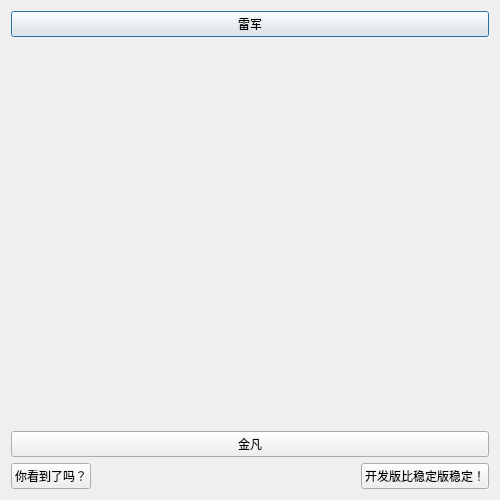
<?xml version="1.0" encoding="UTF-8"?>
<ui version="4.0">
 <class>Dialog</class>
 <widget class="QDialog" name="Dialog">
  <property name="geometry">
   <rect>
    <x>0</x>
    <y>0</y>
    <width>500</width>
    <height>500</height>
   </rect>
  </property>
  <property name="windowTitle">
   <string>Dialog</string>
  </property>
  <layout class="QFormLayout" name="formLayout">
   <item row="0" column="0" colspan="2">
    <layout class="QVBoxLayout" name="verticalLayout_2">
     <item>
      <layout class="QVBoxLayout" name="verticalLayout">
       <item>
        <widget class="QPushButton" name="pushButton">
         <property name="text">
          <string>雷军</string>
         </property>
        </widget>
       </item>
       <item>
        <spacer name="verticalSpacer">
         <property name="orientation">
          <enum>Qt::Vertical</enum>
         </property>
         <property name="sizeHint" stdset="0">
          <size>
           <width>20</width>
           <height>40</height>
          </size>
         </property>
        </spacer>
       </item>
       <item>
        <widget class="QPushButton" name="pushButton_2">
         <property name="text">
          <string>金凡</string>
         </property>
        </widget>
       </item>
      </layout>
     </item>
     <item>
      <layout class="QHBoxLayout" name="horizontalLayout">
       <item>
        <widget class="QPushButton" name="pushButton_3">
         <property name="text">
          <string>你看到了吗？</string>
         </property>
        </widget>
       </item>
       <item>
        <spacer name="horizontalSpacer">
         <property name="orientation">
          <enum>Qt::Horizontal</enum>
         </property>
         <property name="sizeHint" stdset="0">
          <size>
           <width>40</width>
           <height>20</height>
          </size>
         </property>
        </spacer>
       </item>
       <item>
        <widget class="QPushButton" name="pushButton_4">
         <property name="text">
          <string>开发版比稳定版稳定！</string>
         </property>
        </widget>
       </item>
      </layout>
     </item>
    </layout>
   </item>
  </layout>
 </widget>
 <resources/>
 <connections/>
</ui>
